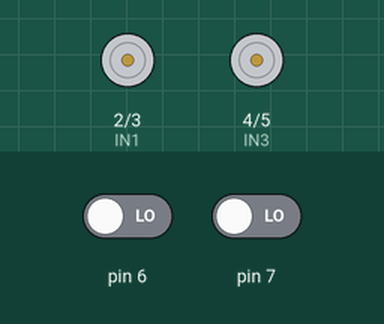
Simulated run of this sketch. Board: Arduino Uno, built with avr-gcc and run on an emulated ATmega328P. Shown: motor-driver pin pairs drawn as motors (green arrow = first pin HIGH = forward, orange = second pin HIGH = backward, longer = more drive). Inputs (shaded band) come from the test bench; at power-on: pin 6 LOW, pin 7 LOW.

Above: at 1.2 s.
1.3 s: pin 6 driven HIGH
At 1.8 s:
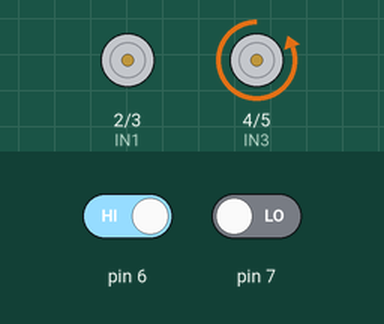
2.8 s: pin 7 driven HIGH
At 4.0 s:
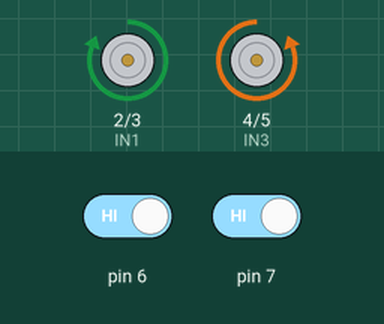
4.3 s: pin 6 driven LOW
At 5.3 s:
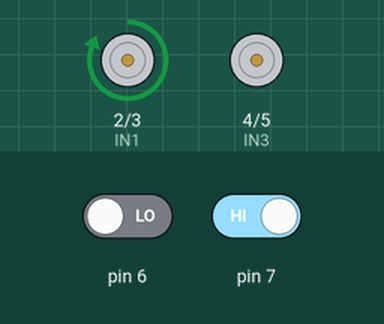
5.8 s: pin 7 driven LOW
At 6.4 s:
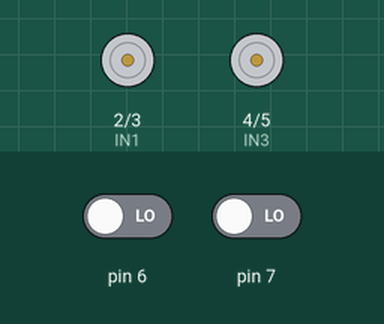
Timing chart, 0 to 8.3 s (numbered marks = the images above; inputs shaded):
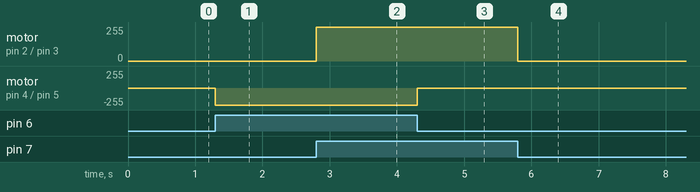

The sketch:

Digitus_codigo_final.ino
```cpp
/****************************************************************
Projeto: Buzz Line
* Criado     : 12/Jul/2023
* Atualizado : 12/Jul/2023
* Autor      : Luiz Eduardo
* Descrição :
****************************************************************/

//Modificado pelos Cavaleiros do dígito. apabs@cesar.school

int hBridge[] = {2,3,4,5};


void setup() {
  // Aqui seu código rodará uma vez:
  pinMode(2, OUTPUT);//IN1
  pinMode(3, OUTPUT);//IN2
  pinMode(4, OUTPUT);//IN3
  pinMode(5, OUTPUT);//IN4
  // Sensores
  pinMode(6, INPUT);
  pinMode(7, INPUT);
}

void loop() {
   int sensor_direito = digitalRead(6);
   int sensor_esquerdo = digitalRead(7);

  if(sensor_direito == 1 && sensor_esquerdo == 1)
  {
    // bolts inwards are the reference for the clock wise/counter clock wise idea.
    digitalWrite(2,HIGH);//OUT1 2 = right side counter clock wise(forward)
    digitalWrite(3,LOW);//OUT2 3 = right side clock wise
    digitalWrite(4,LOW);//OUT3 4 = left side clock wise
    digitalWrite(5,HIGH);//OUT4 5 = left counter clock wise(forward)
    Serial.println("if 1!");
  }
  else if(sensor_direito == 0 && sensor_esquerdo == 0)
  {
    digitalWrite(2,LOW);//OUT1
    digitalWrite(3,LOW);//OUT2
    digitalWrite(4,LOW);//OUT3
    digitalWrite(5,LOW);//OUT4
    Serial.println("if 2!");
  }

  else if(sensor_direito == 1 && sensor_esquerdo == 0)
  {
    digitalWrite(2,LOW);//OUT1 #direita
    digitalWrite(3,LOW);//OUT2 #reverse direita
    digitalWrite(4,LOW);//OUT3 esquerda
    digitalWrite(5,HIGH);//OUT4 reverse esquerda
    Serial.println("if 3!");

  }
  else if(sensor_direito == 0 && sensor_esquerdo == 1) // 6 sensr sensor_direito
  {
    digitalWrite(2,HIGH);//OUT1 direita
    digitalWrite(3,LOW);//OUT2 reversa direita
    digitalWrite(4,LOW);//OUT3 esquerda
    digitalWrite(5,LOW);//OUT4 reverse esquerda ?
    Serial.println("if 4!");
  }

}
```

Measured:
- after the input at 1.3 s, motor on pin 4 (IN3) / pin 5 (IN4): stopped → backward 255/255 at once
- after the input at 2.8 s, motor on pin 2 (IN1) / pin 3 (IN2): stopped → forward 255/255 at once
- after the input at 4.3 s, motor on pin 4 (IN3) / pin 5 (IN4): backward 255/255 → stopped at once
- after the input at 5.8 s, motor on pin 2 (IN1) / pin 3 (IN2): forward 255/255 → stopped at once
